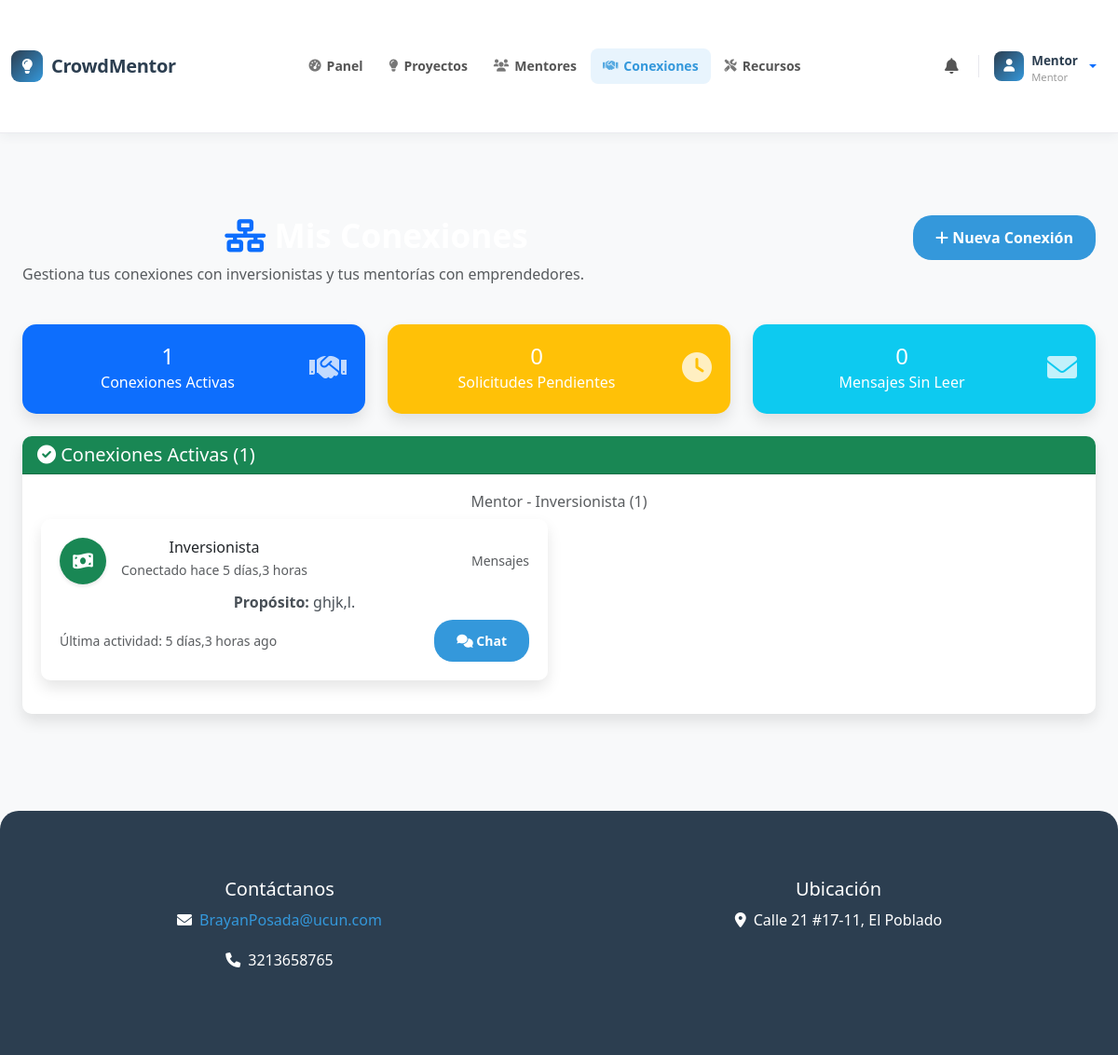
The page /connections/ (signed in) on the database as committed earlier.
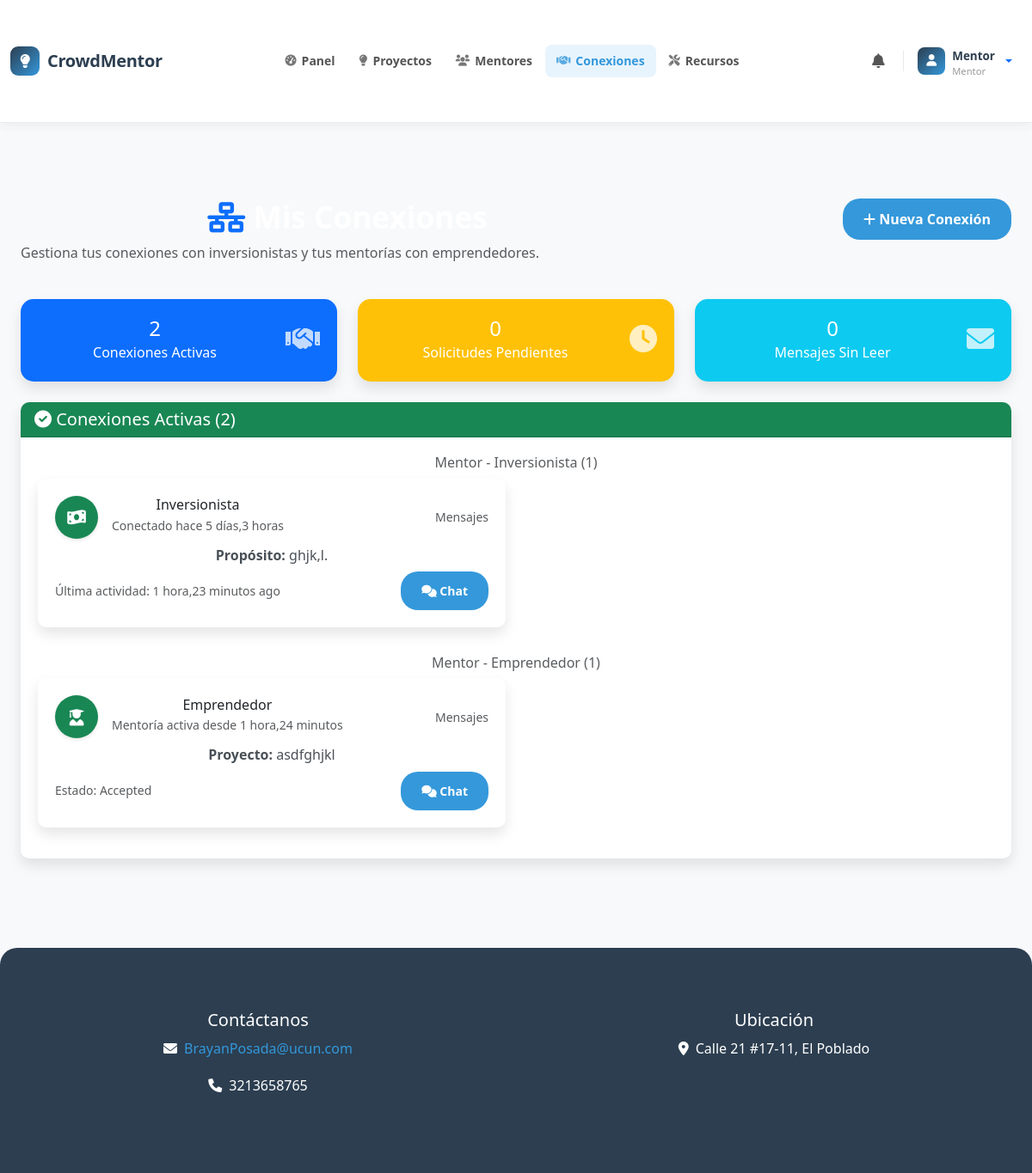
The same page on the database as committed later.
### core/models.py (models this page shows, shortened)
class MentorInvestorConnection(models.Model):
    CONNECTION_STATUS = (
        ('pending', 'Pendiente'),
        ('accepted', 'Aceptada'),
        ('rejected', 'Rechazada'),
        ('blocked', 'Bloqueada'),
    )
    INITIATED_BY_CHOICES = [
        ('mentor', 'Mentor'),
        ('investor', 'Inversionista'),
    ]
    mentor = models.ForeignKey(User, on_delete=models.CASCADE, related_name='mentor_connections')
    investor = models.ForeignKey(User, on_delete=models.CASCADE, related_name='investor_connections')
    initiated_by = models.CharField(max_length=20, choices=INITIATED_BY_CHOICES)
    status = models.CharField(max_length=20, choices=CONNECTION_STATUS, default='pending')
    purpose = models.TextField(help_text="Propósito o motivo de la conexión")
    expertise_areas = models.CharField(max_length=500, blank=True, help_text="Áreas de expertise relevantes")
    investment_interests = models.CharField(max_length=500, blank=True, help_text="Intereses de inversión")
    created_at = models.DateTimeField(auto_now_add=True)
    connected_at = models.DateTimeField(null=True, blank=True)  # Cuando se acepta la conexión
    last_activity = models.DateTimeField(auto_now=True)
    class Meta:
        unique_together = ['mentor', 'investor']
        ordering = ['-created_at']

class Mentorship(models.Model):
    INITIATED_BY_CHOICES = [
        ('mentor', 'Mentor'),
        ('entrepreneur', 'Emprendedor'),
    ]
    project = models.ForeignKey(Project, on_delete=models.CASCADE, related_name='mentorships')
    mentor = models.ForeignKey(User, on_delete=models.CASCADE)
    assigned_at = models.DateTimeField(default=timezone.now)
    status = models.CharField(
        max_length=20,
        choices=[('pending', 'Pending'), ('accepted', 'Accepted'), ('rejected', 'Rejected')],
        default='pending'
    )
    initiated_by = models.CharField(
        max_length=20,
        choices=INITIATED_BY_CHOICES,
        default='mentor'
    )

class Project(models.Model):
    PROJECT_STATUS = (
        ('draft', 'Borrador'),
        ('active', 'Activo'),
        ('funded', 'Financiado'),
        ('completed', 'Completado'),
        ('cancelled', 'Cancelado'),
    )
    title = models.CharField(max_length=200)
    description = models.TextField()
    owner = models.ForeignKey(User, on_delete=models.CASCADE, related_name='projects')
    category = models.ForeignKey('ProjectCategory', on_delete=models.SET_NULL, null=True, blank=True)
    funding_goal = models.DecimalField(max_digits=20, decimal_places=2)
    amount_raised = models.DecimalField(max_digits=20, decimal_places=2, default=0)
    created_at = models.DateTimeField(default=timezone.now)
    image = models.ImageField(upload_to='projects/', blank=True, null=True)
    is_active = models.BooleanField(default=True)
    status = models.CharField(max_length=20, choices=PROJECT_STATUS, default='active')
    views_count = models.IntegerField(default=0)
    likes_count = models.IntegerField(default=0)
    deadline = models.DateField(blank=True, null=True)
    tags = models.CharField(max_length=500, blank=True, help_text="Separar con comas")
    PROFITABILITY_UNIT_CHOICES = (
        ('meses', 'Meses'),
        ('años', 'Años'),
    )
    profitability_time = models.PositiveSmallIntegerField(
        null=True, blank=True,
        help_text="Tiempo estimado para que el proyecto empiece a generar rentabilidad"
    )
    profitability_unit = models.CharField(
        max_length=10,
        choices=PROFITABILITY_UNIT_CHOICES,
        default='meses',
        blank=True
    )

### core/views.py (the view)
# urls.py: path('connections/', views.mentor_investor_connections, name='mentor_investor_connections'),
@login_required
def mentor_investor_connections(request):
    if not hasattr(request.user, 'profile'):
        messages.error(request, 'Tu cuenta no tiene un perfil asociado.')
        return redirect('home')
    user_type = request.user.profile.user_type
    if user_type not in ['mentor', 'investor', 'entrepreneur']:
        messages.error(request, 'Solo mentores, inversionistas y emprendedores pueden acceder a esta página.')
        return redirect('home')
    if user_type == 'mentor':
        connections = MentorInvestorConnection.objects.filter(mentor=request.user)
    elif user_type == 'investor':
        connections = MentorInvestorConnection.objects.filter(investor=request.user)
    else:
        connections = MentorInvestorConnection.objects.none()
    pending_connections = connections.filter(status='pending')
    active_connections = connections.filter(status='accepted')
    if user_type == 'mentor':
        mentorships = Mentorship.objects.filter(mentor=request.user)
    elif user_type == 'entrepreneur':
        mentorships = Mentorship.objects.filter(project__owner=request.user)
    else:
        mentorships = Mentorship.objects.none()
    pending_mentorships = mentorships.filter(status='pending')
    active_mentorships = mentorships.filter(status='accepted')
    total_connections = active_connections.count() + active_mentorships.count()
    pending_total = pending_connections.count() + pending_mentorships.count()
    unread_messages = 0
    for connection in active_connections:
        unread_messages += connection.messages.filter(
            is_read=False
        ).exclude(sender=request.user).count()
    for mentorship in active_mentorships:
        unread_messages += mentorship.messages.filter(
            is_read=False
        ).exclude(sender=request.user).count()
    context = {
        'pending_connections': pending_connections,
        'active_connections': active_connections,
        'pending_mentorships': pending_mentorships,
        'active_mentorships': active_mentorships,
        'total_connections': total_connections,
        'pending_total': pending_total,
        'unread_messages': unread_messages,
        'user_type': user_type
    }
    return render(request, 'mentor_investor_connections.html', context)

### core/templatetags/custom_filters.py (called while the page is built)
@register.filter
def has_profile(user):
    return hasattr(user, 'profile') and user.profile is not None

@register.filter
def get_user_type(user):
    if hasattr(user, 'profile') and user.profile:
        return user.profile.user_type
    return None

### core/templates/mentor_investor_connections.html (shortened to what the changed rows need)
{% extends 'base.html' %}
{% load static %}
{% block extra_css %}
<link rel="stylesheet" href="{% static 'css/mentor_investor_connections.css' %}">
{% endblock %}
{% block content %}
<div class="container mt-4">
    <div class="row mb-4">
        <div class="col-md-8">
            <h2 class="mb-2">
                <i class="fas fa-network-wired text-primary"></i>
            </h2>
        </div>
    </div>
    <div class="row mb-4">
        <div class="col-md-4">
            <div class="card bg-primary text-white">
                <div class="card-body">
                    <div class="d-flex align-items-center">
                        <div class="flex-grow-1">
                            <h4 class="mb-0">{{ total_connections }}</h4>
                            <p class="mb-0">Conexiones Activas</p>
                        </div>
                    </div>
                </div>
            </div>
        </div>
    </div>
    <div class="row">
        <div class="col-12">
            <div class="card">
                <div class="card-header bg-success text-white">
                    <h5 class="mb-0">
                        <i class="fas fa-check-circle"></i>
                        Conexiones Activas ({{ total_connections }})
                    </h5>
                </div>
                <div class="card-body">
                    {% if active_connections %}
                        <h6 class="text-muted">Mentor - Inversionista ({{ active_connections.count }})</h6>
                        <div class="row">
                            {% for connection in active_connections %}
                                <div class="col-lg-6 col-md-12 mb-3">
                                    <div class="card border-success">
                                        <div class="card-body">
                                            <div class="d-flex align-items-center justify-content-between mb-2">
                                                <div class="d-flex align-items-center">
                                                    <div class="avatar-circle {% if user_type == 'mentor' %}bg-success{% else %}bg-info{% endif %} text-white me-3">
                                                        {% if user_type == 'mentor' %}
                                                            <i class="fas fa-money-bill-wave"></i>
                                                        {% else %}
                                                            <i class="fas fa-user-tie"></i>
                                                        {% endif %}
                                                    </div>
                                                    <div>
                                                        <h6 class="mb-0">
                                                            {% if user_type == 'mentor' %}
                                                                {{ connection.investor.get_full_name|default:connection.investor.username }}
                                                            {% else %}
                                                                {{ connection.mentor.get_full_name|default:connection.mentor.username }}
                                                            {% endif %}
                                                        </h6>
                                                        <small class="text-muted">
                                                            Conectado hace {{ connection.connected_at|timesince }}
                                                        </small>
                                                    </div>
                                                </div>
                                                <div class="ms-auto">
                                                    <small class="text-muted">Mensajes</small>
                                                </div>
                                            </div>
                                            <p class="card-text small mb-2">
                                                <strong>Propósito:</strong> {{ connection.purpose|truncatewords:15 }}
                                            </p>
                                            <div class="d-flex justify-content-between align-items-center">
                                                <small class="text-muted">
                                                    Última actividad: {{ connection.last_activity|timesince }} ago
                                                </small>
                                                <a href="{% url 'mentor_investor_chat' connection.id %}"
                                                   class="btn btn-primary btn-sm">
                                                    <i class="fas fa-comments"></i> Chat
                                                </a>
                                            </div>
                                        </div>
                                    </div>
                                </div>
                            {% endfor %}
                        </div>
                    {% endif %}
                    {% if active_mentorships %}
                        <h6 class="text-muted mt-3">Mentor - Emprendedor ({{ active_mentorships.count }})</h6>
                        <div class="row">
                            {% for mentorship in active_mentorships %}
                                <div class="col-lg-6 col-md-12 mb-3">
                                    <div class="card border-success">
                                        <div class="card-body">
                                            <div class="d-flex align-items-center justify-content-between mb-2">
                                                <div class="d-flex align-items-center">
                                                    <div class="avatar-circle {% if user_type == 'mentor' %}bg-success{% else %}bg-primary{% endif %} text-white me-3">
                                                        {% if user_type == 'mentor' %}
                                                            <i class="fas fa-user-graduate"></i>
                                                        {% else %}
                                                            <i class="fas fa-user-tie"></i>
                                                        {% endif %}
                                                    </div>
                                                    <div>
                                                        <h6 class="mb-0">
                                                            {% if user_type == 'mentor' %}
                                                                {{ mentorship.project.owner.get_full_name|default:mentorship.project.owner.username }}
                                                            {% else %}
                                                                {{ mentorship.mentor.get_full_name|default:mentorship.mentor.username }}
                                                            {% endif %}
                                                        </h6>
                                                        <small class="text-muted">
                                                            Mentoría activa desde {{ mentorship.assigned_at|timesince }}
                                                        </small>
                                                    </div>
                                                </div>
                                                <div class="ms-auto">
                                                    <small class="text-muted">Mensajes</small>
                                                </div>
                                            </div>
                                            <p class="card-text small mb-2">
                                                <strong>Proyecto:</strong> {{ mentorship.project.title }}
                                            </p>
                                            <div class="d-flex justify-content-between align-items-center">
                                                <small class="text-muted">
                                                    Estado: {{ mentorship.status|capfirst }}
                                                </small>
                                                <a href="{% url 'mentorship_chat' mentorship.id %}"
                                                   class="btn btn-primary btn-sm">
                                                    <i class="fas fa-comments"></i> Chat
                                                </a>
                                            </div>
                                        </div>
                                    </div>
                                </div>
                            {% endfor %}
                        </div>
                    {% endif %}
                </div>
            </div>
        </div>
    </div>
</div>
{% endblock %}

Rows that differ between the two databases and show on the page:
changed MentorInvestorConnection "ghjk,l.": last_activity "5 días,3 horas" → "1 hora,23 minutos"
added Mentorship: project.owner.get_full_name "Emprendedor", assigned_at "1 hora,24 minutos", project "asdfghjkl", status "Accepted"
Other text that changed with them:
{{ total_connections }}: "1" → "2"
{{ active_mentorships.count }}: (not shown) → "1"
text now shown: "Mentor - Emprendedor ( )"
